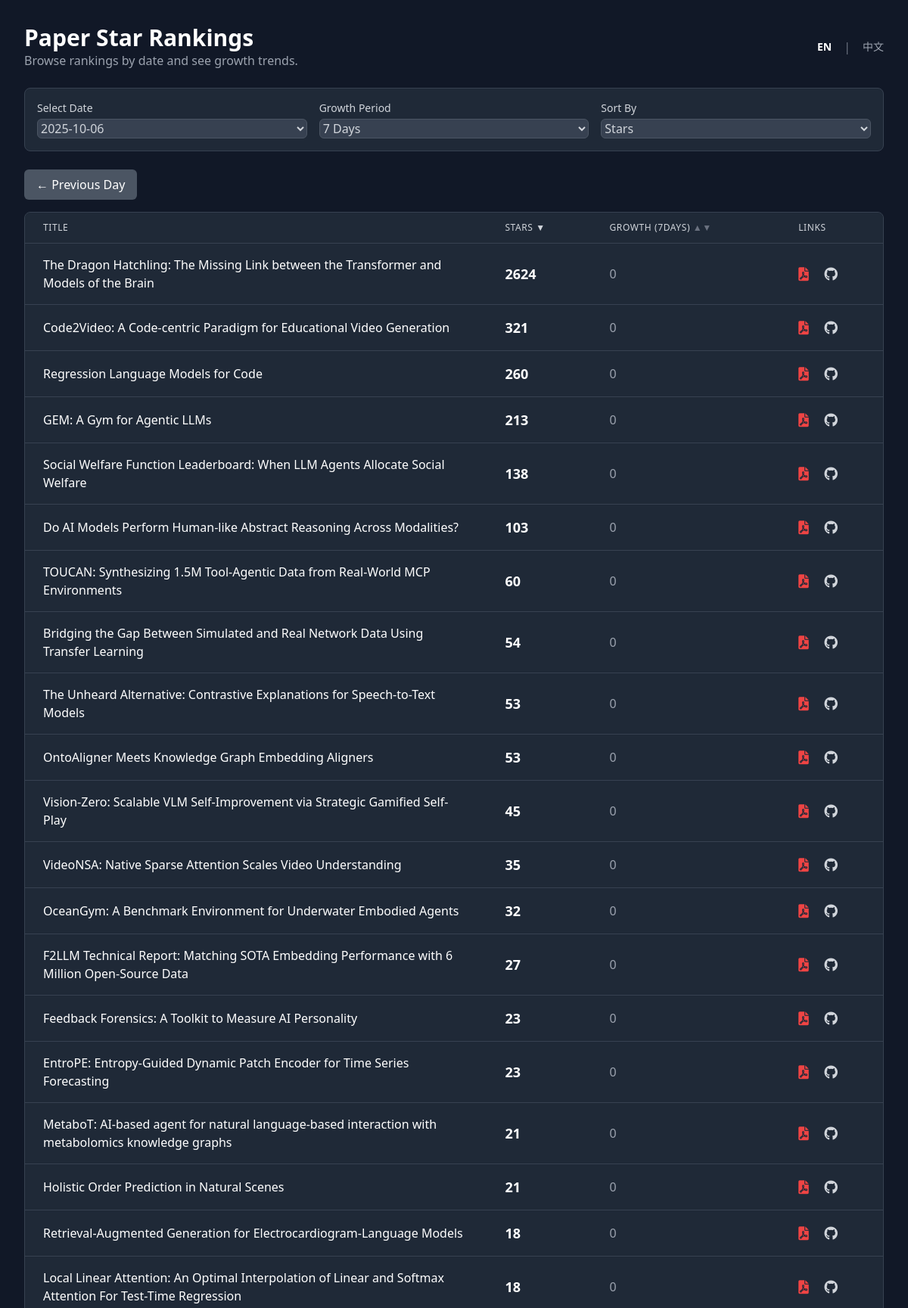
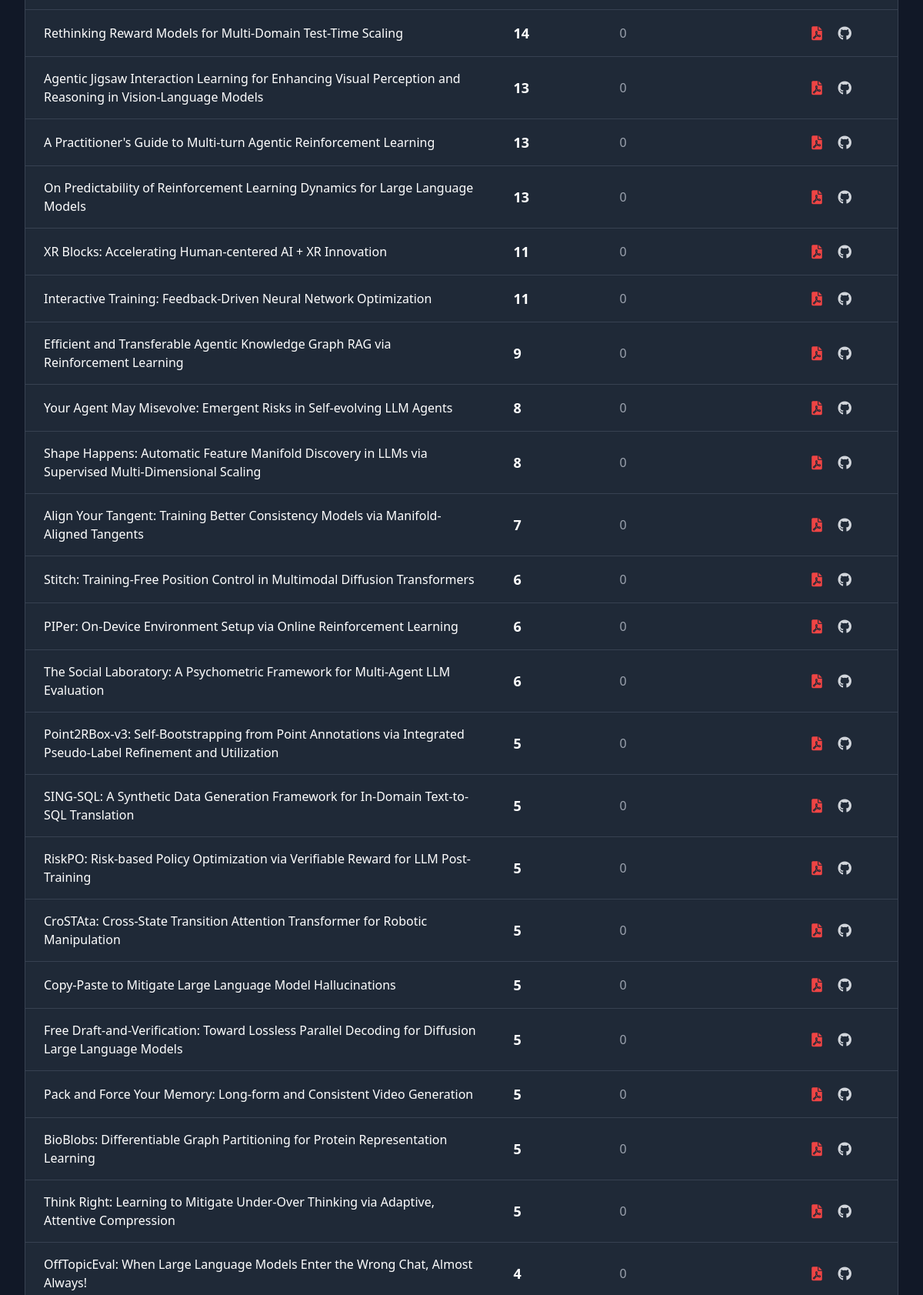
The page / (upper part) on the database its author committed (2 pictures, top to bottom).
### tables this page shows
CREATE TABLE star_counts (
                id INTEGER PRIMARY KEY AUTOINCREMENT,
                paper_id INTEGER,
                check_date TEXT,
                stars INTEGER,
                FOREIGN KEY (paper_id) REFERENCES papers (id),
                UNIQUE(paper_id, check_date)
            );

CREATE TABLE papers (
                id INTEGER PRIMARY KEY AUTOINCREMENT,
                arxiv_id TEXT UNIQUE NOT NULL,
                title TEXT,
                pdf_link TEXT,
                published_date TEXT,
                github_link TEXT
            );

### app.py (the view)
@app.route("/")
def index():
    db = get_db()
    lang = request.args.get('lang', 'en')
    if lang not in TRANSLATIONS:
        lang = 'en'
    T = TRANSLATIONS[lang]
    if db is None:
        return render_template("index.html", error=T['error_no_db'], T=T, lang=lang)
    cursor = db.cursor()
    cursor.execute("SELECT DISTINCT check_date FROM star_counts ORDER BY check_date DESC")
    available_dates = [row['check_date'] for row in cursor.fetchall()]
    if not available_dates:
        return render_template("index.html", data=[], available_dates=[], T=T, lang=lang, no_data=True)
    selected_date = request.args.get("date", available_dates[0])
    growth_days = int(request.args.get("growth_days", 7))
    sort_by = request.args.get("sort_by", "stars")
    order = request.args.get("order", "desc")
    page = int(request.args.get("page", 1))
    per_page = 50
    order_direction = "ASC" if order.lower() == "asc" else "DESC"
    sort_column = "growth" if sort_by == "growth" else "current_stars"
    query = f"""
        SELECT
            p.title AS "Title",
            p.pdf_link AS "Pdf_Link",
            p.github_link AS "Github_Link",
            p.arxiv_id AS "Arxiv_ID",
            s1.stars AS current_stars,
            (s1.stars - IFNULL(s2.stars, s1.stars)) AS growth
        FROM papers p
        JOIN star_counts s1 ON p.id = s1.paper_id
        LEFT JOIN star_counts s2 ON p.id = s2.paper_id AND s2.check_date = (
            SELECT MAX(check_date)
            FROM star_counts
            WHERE paper_id = p.id AND check_date < DATE(?, '-{growth_days} days')
        )
        WHERE s1.check_date = ?
        ORDER BY {sort_column} {order_direction}, current_stars DESC
    """
    cursor.execute(query, (selected_date, selected_date))
    all_data = cursor.fetchall()
    total_items = len(all_data)
    total_pages = (total_items + per_page - 1) // per_page
    if page > total_pages and total_pages > 0:
        return redirect(url_for_params('index', page=total_pages))
    start_index = (page - 1) * per_page
    end_index = start_index + per_page
    paginated_data = all_data[start_index:end_index]
    prev_date, next_date = None, None
    if selected_date in available_dates:
        current_index = available_dates.index(selected_date)
        if current_index < len(available_dates) - 1:
            prev_date = available_dates[current_index + 1] # Dates are DESC
        if current_index > 0:
            next_date = available_dates[current_index - 1]
    return render_template(
        "index.html",
        data=[dict(row) for row in paginated_data], # Convert rows to dicts
        page=page,
        total_pages=total_pages,
        total_items=total_items,
        start_index=start_index,
        end_index=min(end_index, total_items),
        sort_by=sort_by,
        order=order,
        date_cols=available_dates,
        selected_date=selected_date,
        growth_days=growth_days,
        growth_col_name="growth", # For consistency in template
        prev_date=prev_date,
        next_date=next_date,
        lang=lang,
        T=T
    )

### app.py (called while the page is built)
def get_db():
    if 'db' not in g:
        if not os.path.exists(DATABASE):
            return None # Return None if the database file does not exist
        g.db = sqlite3.connect(DATABASE)
        g.db.row_factory = sqlite3.Row
    return g.db

@app.context_processor
def utility_processor():
    def url_for_params(endpoint, **values):
        args = request.args.copy()
        for key, value in values.items():
            args[key] = value
        return url_for(endpoint, **args)
    return dict(url_for_params=url_for_params)

### templates/index.html (shortened to what this page needs)
<!DOCTYPE html>
<html lang="{{ lang }}">
<head>
    <script src="https://cdn.tailwindcss.com"></script>
    <link href="https://cdnjs.cloudflare.com/ajax/libs/font-awesome/6.0.0-beta3/css/all.min.css" rel="stylesheet">
</head>
<body class="font-sans">
    <div class="container mx-auto p-4 md:p-8 max-w-7xl">
        <header class="flex justify-between items-center mb-6">
            <div>
                <h1 class="text-3xl font-bold text-white">{{ T.main_header }}</h1>
                <p class="text-gray-400">{{ T.sub_header }}</p>
            </div>
            <div class="flex items-center space-x-4">
                <a href="{{ url_for_params('index', lang='en') }}" class="text-sm {{ 'font-bold text-white' if lang == 'en' else 'text-gray-400 hover:text-white' }}">EN</a>
                <span class="text-gray-500">|</span>
                <a href="{{ url_for_params('index', lang='zh') }}" class="text-sm {{ 'font-bold text-white' if lang == 'zh' else 'text-gray-400 hover:text-white' }}">中文</a>
            </div>
        </header>
        {% if error %}
            <div class="card p-4 rounded-lg mb-6 error-message text-center">
                {{ error }}
            </div>
        {% else %}
        <div class="card p-4 rounded-lg mb-6">
            <form method="GET" action="{{ url_for('index') }}" class="grid grid-cols-1 md:grid-cols-3 gap-4 items-end">
                <div>
                    <label for="date" class="block text-sm font-medium mb-1">{{ T.select_date }}</label>
                    <select id="date" name="date" class="form-select w-full rounded-md" onchange="this.form.submit()">
                        {% for d in date_cols %}
                        <option value="{{ d }}" {% if d == selected_date %}selected{% endif %}>{{ d }}</option>
                        {% endfor %}
                    </select>
                </div>
                <div>
                    <label for="growth_days" class="block text-sm font-medium mb-1">{{ T.growth_period }}</label>
                    <select id="growth_days" name="growth_days" class="form-select w-full rounded-md" onchange="this.form.submit()">
                        <option value="7" {% if growth_days == 7 %}selected{% endif %}>7 {{ T.days }}</option>
                    </select>
                </div>
                <div>
                    <label for="sort_by" class="block text-sm font-medium mb-1">{{ T.sort_by }}</label>
                    <select id="sort_by" name="sort_by" class="form-select w-full rounded-md" onchange="this.form.submit()">
                        <option value="stars" {% if sort_by == 'stars' %}selected{% endif %}>{{ T.stars }}</option>
                    </select>
                </div>
            </form>
        </div>
        <div class="flex justify-between items-center my-4">
            {% if prev_date %}
                <a href="{{ url_for_params('index', date=prev_date) }}" class="btn-secondary px-4 py-2 rounded-md">&larr; {{ T.prev_day }}</a>
            {% else %}
                <span></span>
            {% endif %}
        </div>
        <div class="card rounded-lg overflow-x-auto">
            <table class="min-w-full divide-y divide-gray-700">
                <thead class="bg-gray-800">
                    <tr>
                        <th scope="col" class="px-6 py-3 text-left text-xs font-medium uppercase tracking-wider">{{ T.title }}</th>
                        <th scope="col" class="px-6 py-3 text-left text-xs font-medium uppercase tracking-wider">
                            <a href="{{ url_for_params('index', sort_by='stars', order='desc' if order == 'asc' and sort_by == 'stars' else 'asc') }}" class="hover:text-white">
                                {{ T.stars }}
                                {% if sort_by != 'stars' %}
                                    <span class="text-gray-500">&#9650;&#9660;</span>
                                {% elif order == 'desc' %}
                                    <span>&#9660;</span>
                                {% else %}
                                    <span>&#9650;</span>
                                {% endif %}
                            </a>
                        </th>
                        <th scope="col" class="px-6 py-3 text-left text-xs font-medium uppercase tracking-wider">
                             <a href="{{ url_for_params('index', sort_by='growth', order='desc' if order == 'asc' and sort_by == 'growth' else 'asc') }}" class="hover:text-white">
                                {{ T.growth }} ({{ growth_days }}{{ T.day if growth_days == 1 else T.days }})
                                {% if sort_by != 'growth' %}
                                    <span class="text-gray-500">&#9650;&#9660;</span>
                                {% elif order == 'desc' %}
                                    <span>&#9660;</span>
                                {% else %}
                                    <span>&#9650;</span>
                                {% endif %}
                            </a>
                        </th>
                        <th scope="col" class="px-6 py-3 text-left text-xs font-medium uppercase tracking-wider">{{ T.links }}</th>
                    </tr>
                </thead>
                <tbody class="divide-y divide-gray-700">
                    {% if data %}
                        {% for row in data %}
                        <tr class="hover:bg-gray-700/50">
                            <td class="px-6 py-4 whitespace-normal max-w-md">
                                <div class="truncate-multiline font-medium text-white">{{ row.Title }}</div>
                            </td>
                            <td class="px-6 py-4 whitespace-nowrap text-lg font-semibold text-white">{{ row.current_stars | int }}</td>
                            <td class="px-6 py-4 whitespace-nowrap">
                                {% if row.growth is not none and row.growth is number %}
                                    <span class="{{ 'text-green-400' if row.growth > 0 else 'text-red-400' if row.growth < 0 else 'text-gray-400' }}">
                                        {{ '+%d' | format(row.growth | int) if row.growth > 0 else row.growth | int }}
                                    </span>
                                {% else %}
                                    <span class="text-gray-500">N/A</span>
                                {% endif %}
                            </td>
                            <td class="px-6 py-4 whitespace-nowrap text-lg space-x-4">
                                {% if row.Pdf_Link and row.Pdf_Link != 'not_found' %}
                                <a href="{{ row.Pdf_Link }}" target="_blank" title="ArXiv PDF" class="text-red-500 hover:text-red-400"><i class="fas fa-file-pdf"></i></a>
                                {% endif %}
                                {% if row.Github_Link and row.Github_Link != 'not_found' and 'https://' in row.Github_Link %}
                                <a href="{{ row.Github_Link }}" target="_blank" title="GitHub Repository" class="text-gray-300 hover:text-white"><i class="fab fa-github"></i></a>
                                {% endif %}
                            </td>
                        </tr>
                        {% endfor %}
                    {% else %}
                        <tr>
                            <td colspan="4" class="text-center py-10 text-gray-500">{{ T.no_data }}</td>
                        </tr>
                    {% endif %}
                </tbody>
            </table>
        </div>
        {% endif %}
    </div>
</body>
</html>

### templates/index.html (style rules this page uses)
.truncate-multiline { display: -webkit-box; -webkit-line-clamp: 2; -webkit-box-orient: vertical; overflow: hidden; text-overflow: ellipsis; }
body { background-color: #111827; color: #d1d5db; }
.card { background-color: #1f2937; border: 1px solid #374151; }
.form-select, .form-input { background-color: #374151; color: #d1d5db; border: 1px solid #4b5563; }
.btn-secondary { background-color: #4b5563; color: white; transition: background-color 0.3s; }

### rows shown on the page
star_counts: Title "The Dragon Hatchling: The Missing Link between the Transformer and Models of the Brain", current_stars "2624", growth "0"
star_counts: Title "Code2Video: A Code-centric Paradigm for Educational Video Generation", current_stars "321", growth "0"
star_counts: Title "Regression Language Models for Code", current_stars "260", growth "0"
star_counts: Title "GEM: A Gym for Agentic LLMs", current_stars "213", growth "0"
star_counts: Title "Social Welfare Function Leaderboard: When LLM Agents Allocate Social Welfare", current_stars "138", growth "0"
star_counts: Title "Do AI Models Perform Human-like Abstract Reasoning Across Modalities?", current_stars "103", growth "0"
star_counts: Title "TOUCAN: Synthesizing 1.5M Tool-Agentic Data from Real-World MCP Environments", current_stars "60", growth "0"
star_counts: Title "Bridging the Gap Between Simulated and Real Network Data Using Transfer Learning", current_stars "54", growth "0"
star_counts: Title "The Unheard Alternative: Contrastive Explanations for Speech-to-Text Models", current_stars "53", growth "0"
star_counts: Title "OntoAligner Meets Knowledge Graph Embedding Aligners", current_stars "53", growth "0"
star_counts: Title "Vision-Zero: Scalable VLM Self-Improvement via Strategic Gamified Self-Play", current_stars "45", growth "0"
star_counts: Title "VideoNSA: Native Sparse Attention Scales Video Understanding", current_stars "35", growth "0"
star_counts: Title "OceanGym: A Benchmark Environment for Underwater Embodied Agents", current_stars "32", growth "0"
star_counts: Title "F2LLM Technical Report: Matching SOTA Embedding Performance with 6 Million Open-Source Data", current_stars "27", growth "0"
star_counts: Title "Feedback Forensics: A Toolkit to Measure AI Personality", current_stars "23", growth "0"
star_counts: Title "EntroPE: Entropy-Guided Dynamic Patch Encoder for Time Series Forecasting", current_stars "23", growth "0"
star_counts: Title "MetaboT: AI-based agent for natural language-based interaction with metabolomics knowledge graphs", current_stars "21", growth "0"
star_counts: Title "Holistic Order Prediction in Natural Scenes", current_stars "21", growth "0"
star_counts: Title "Retrieval-Augmented Generation for Electrocardiogram-Language Models", current_stars "18", growth "0"
star_counts: Title "Local Linear Attention: An Optimal Interpolation of Linear and Softmax Attention For Test-Time Regression", current_stars "18", growth "0"
star_counts: Title "Rethinking Reward Models for Multi-Domain Test-Time Scaling", current_stars "14", growth "0"
star_counts: Title "Agentic Jigsaw Interaction Learning for Enhancing Visual Perception and Reasoning in Vision-Language Models", current_stars "13", growth "0"
star_counts: Title "A Practitioner's Guide to Multi-turn Agentic Reinforcement Learning", current_stars "13", growth "0"
star_counts: Title "On Predictability of Reinforcement Learning Dynamics for Large Language Models", current_stars "13", growth "0"
star_counts: Title "XR Blocks: Accelerating Human-centered AI + XR Innovation", current_stars "11", growth "0"
star_counts: Title "Interactive Training: Feedback-Driven Neural Network Optimization", current_stars "11", growth "0"
star_counts: Title "Efficient and Transferable Agentic Knowledge Graph RAG via Reinforcement Learning", current_stars "9", growth "0"
star_counts: Title "Your Agent May Misevolve: Emergent Risks in Self-evolving LLM Agents", current_stars "8", growth "0"
star_counts: Title "Shape Happens: Automatic Feature Manifold Discovery in LLMs via Supervised Multi-Dimensional Scaling", current_stars "8", growth "0"
star_counts: Title "Align Your Tangent: Training Better Consistency Models via Manifold-Aligned Tangents", current_stars "7", growth "0"
star_counts: Title "Stitch: Training-Free Position Control in Multimodal Diffusion Transformers", current_stars "6", growth "0"
star_counts: Title "PIPer: On-Device Environment Setup via Online Reinforcement Learning", current_stars "6", growth "0"
star_counts: Title "The Social Laboratory: A Psychometric Framework for Multi-Agent LLM Evaluation", current_stars "6", growth "0"
star_counts: Title "Point2RBox-v3: Self-Bootstrapping from Point Annotations via Integrated Pseudo-Label Refinement and Utilization", current_stars "5", growth "0"
star_counts: Title "SING-SQL: A Synthetic Data Generation Framework for In-Domain Text-to-SQL Translation", current_stars "5", growth "0"
star_counts: Title "RiskPO: Risk-based Policy Optimization via Verifiable Reward for LLM Post-Training", current_stars "5", growth "0"
star_counts: Title "CroSTAta: Cross-State Transition Attention Transformer for Robotic Manipulation", current_stars "5", growth "0"
star_counts: Title "Copy-Paste to Mitigate Large Language Model Hallucinations", current_stars "5", growth "0"
star_counts: Title "Free Draft-and-Verification: Toward Lossless Parallel Decoding for Diffusion Large Language Models", current_stars "5", growth "0"
star_counts: Title "Pack and Force Your Memory: Long-form and Consistent Video Generation", current_stars "5", growth "0"
star_counts: Title "BioBlobs: Differentiable Graph Partitioning for Protein Representation Learning", current_stars "5", growth "0"
star_counts: Title "Think Right: Learning to Mitigate Under-Over Thinking via Adaptive, Attentive Compression", current_stars "5", growth "0"
star_counts: Title "OffTopicEval: When Large Language Models Enter the Wrong Chat, Almost Always!", current_stars "4", growth "0"

### other values the page prints
{{ T.main_header }} "Paper Star Rankings"
{{ T.sub_header }} "Browse rankings by date and see growth trends."
{{ T.select_date }} "Select Date"
{{ T.growth_period }} "Growth Period"
{{ T.sort_by }} "Sort By"
{{ T.prev_day }} "Previous Day"
{{ T.title }} "TITLE"
{{ T.stars }} "STARS"
{{ T.growth }} "GROWTH"
{{ growth_days }} "7"
{{ T.day if growth_days == 1 else T.days }} "DAYS"
{{ T.links }} "LINKS"
form field date "2025-10-06"
form field sort_by "Stars"
